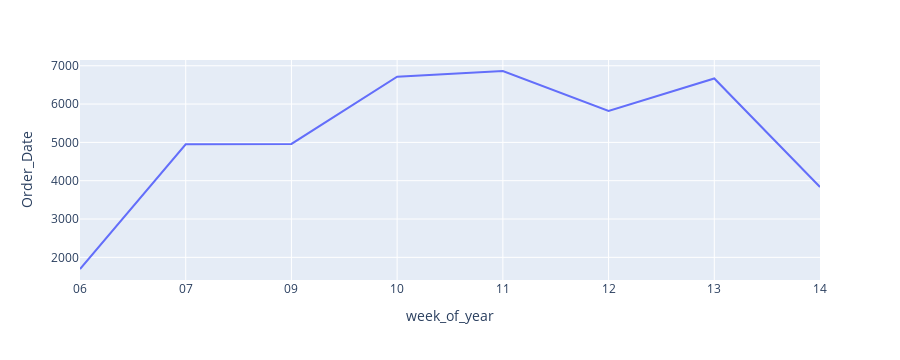

The code cell stored with this chart in its notebook:
### Markdown cell above
### 2. Quantidade de pedidos por semana.

### Code cell
df1['week_of_year'] = df1['Order_Date'].dt.strftime('%U')

df_aux = df1.loc[:, ['week_of_year', 'Order_Date']].groupby(['week_of_year']).count().reset_index()
px.line(df_aux, x='week_of_year', y='Order_Date')

### Figure 1 — Plotly figure (JSON) as saved in the notebook; plotly's stock layout.template omitted (floating-point values rounded to 4 significant figures)
{"data": [{"hovertemplate": "week_of_year=%{x}<br>Order_Date=%{y}<extra></extra>", "legendgroup": "", "line": {"color": "#636efa", "dash": "solid"}, "marker": {"symbol": "circle"}, "mode": "lines", "name": "", "orientation": "v", "showlegend": false, "type": "scatter", "x": ["06", "07", "09", "10", "11", "12", "13", "14"], "xaxis": "x", "y": [1696, 4951, 4960, 6715, 6863, 5820, 6668, 3835], "yaxis": "y"}], "layout": {"height": 360, "legend": {"tracegroupgap": 0}, "margin": {"t": 60}, "xaxis": {"anchor": "y", "autorange": true, "domain": [0, 1], "range": [0, 7], "title": {"text": "week_of_year"}, "type": "category"}, "yaxis": {"anchor": "x", "autorange": true, "domain": [0, 1], "range": [1409.0, 7150.0], "title": {"text": "Order_Date"}, "type": "linear"}}}
